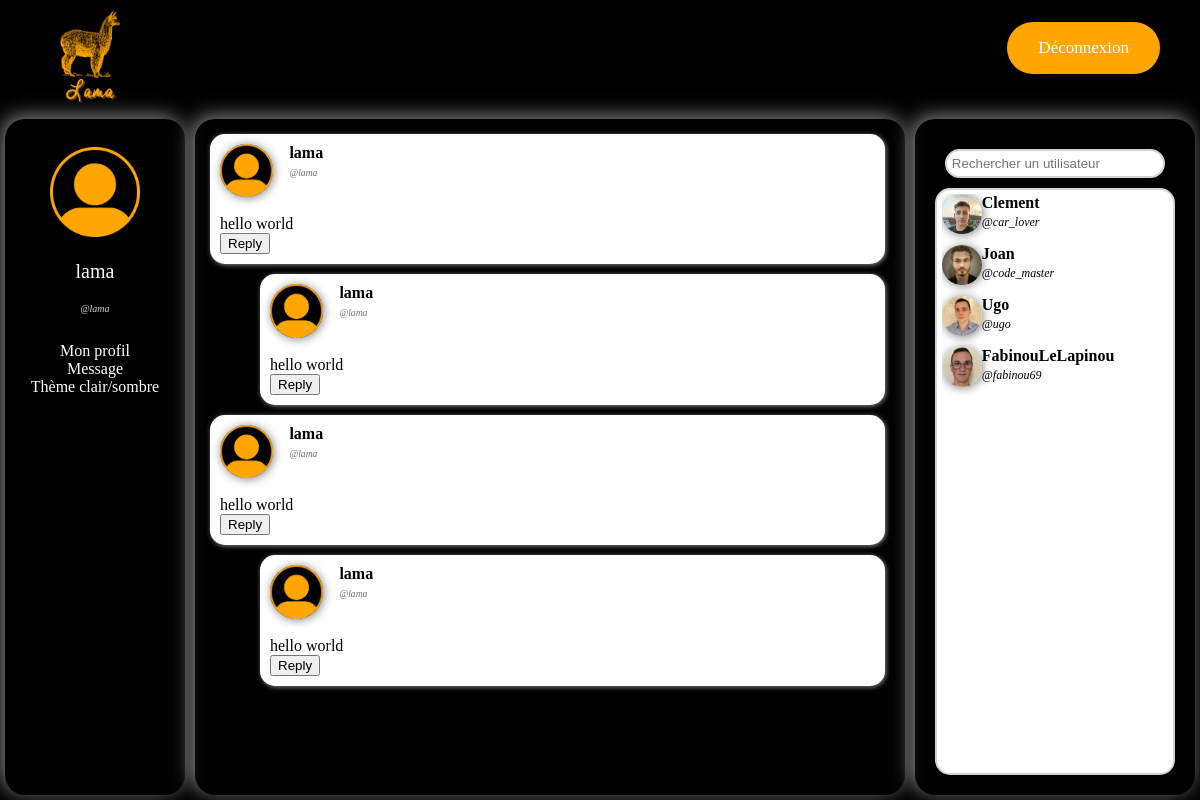
/feed/site.php (signed in), run on an earlier commit of the app's database.
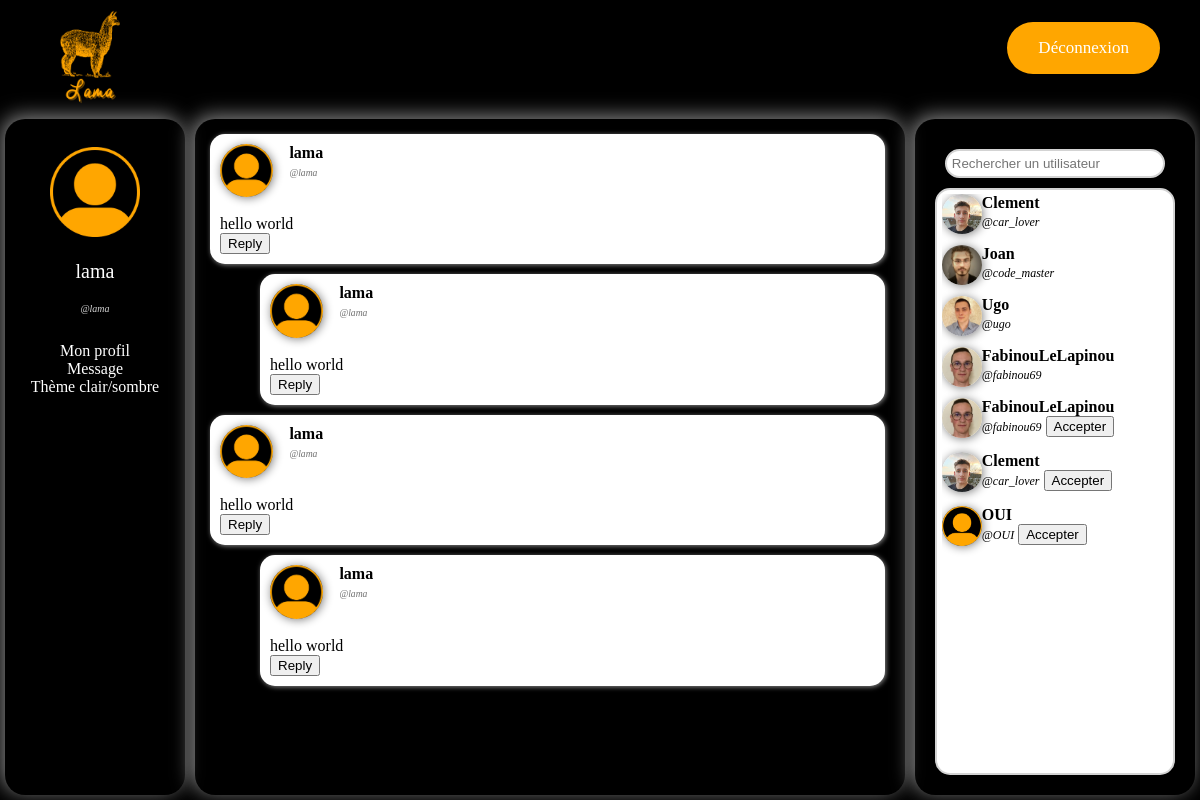
And on a later commit of the database.
### tables this page shows
CREATE TABLE Post (
  id INT PRIMARY KEY NOT NULL AUTO_INCREMENT,
  user_id varchar(50) NOT NULL,
  `date` DATE NOT NULL,
  message varchar(200),
  parent_id INT,
  FOREIGN KEY (user_id) REFERENCES User(user_id)
);

CREATE TABLE `User` (
  user_id varchar(50) PRIMARY KEY NOT NULL,
  name varchar(100) NOT NULL,
  email varchar(100) NOT NULL,
  password varchar(100) NOT NULL
);

CREATE TABLE Friends(
  user_id_1 varchar(50) NOT NULL,
  user_id_2 varchar(50) NOT NULL,
  PRIMARY KEY(user_id_1, user_id_2),
  FOREIGN KEY (user_id_1) REFERENCES User(user_id),
  FOREIGN KEY (user_id_2) REFERENCES User(user_id)
);

CREATE TABLE Request(
  user_id_1 varchar(50) NOT NULL,
  user_id_2 varchar(50) NOT NULL,
  PRIMARY KEY(user_id_1, user_id_2),
  FOREIGN KEY (user_id_1) REFERENCES User(user_id),
  FOREIGN KEY (user_id_2) REFERENCES User(user_id)
);

### feed/site.php (the view, shortened to what this page needs)
<?php
function fetch_comment($result)
{
    global $mysqli;
    while ($row = $result->fetch_assoc()) {
        if(file_exists("'../img/user_profile_pictures/".$row["user_id"].".jpg")){
            $img=$row["user_id"];
        }
        else{
            $img="default";
        }
        printf("
        <div id='%d' class='post_block'>
            <div class='post_block_user_info'>
                <img src='../img/user_profile_pictures/%s.jpg'>
                <b>%s</b>
                <br>
                <i>@%s</i>
            </div>
            <div class='post_block_text'>
                %s
            </div>
            <button class='show_reply' onclick='toggle_reply(event)'>Reply</button>
            <div class='reply' style='display:none'>
                <textarea rows='5' placeholder='Reply...'  maxlength='200'></textarea>
                <button class='send' onclick='send(event)'>Send</button>
            </div>
        </div>",$row["id"],$img,htmlspecialchars($row["name"]),htmlspecialchars($row["user_id"]),htmlspecialchars($row["message"]));
        $comments = $mysqli->execute_query("SELECT Post.user_id,Post.date,Post.message,Post.id,User.name FROM Post NATURAL JOIN User WHERE parent_id = ?",[$row["id"]]);
        echo("<div class='indent'>");
        fetch_comment($comments);
        echo("</div>");
    }
}
?>
<!DOCTYPE html>
<html lang="fr">
<head>
    <link rel="stylesheet" href="style.css">
    <?php
    if(file_exists("../img/user_profile_pictures/".$_SESSION["user_id"].".jpg")){
        $img=$_SESSION["user_id"];
    }
    else{
        $img="default";
    }
    printf("<div style='display:none'>
    <p id='user_id'>%s</p>
    <p id='name'>%s</p>
    <p id='email'>%s</p>
    <p id='img'>%s</p></div>",$_SESSION["user_id"],$_SESSION["name"],$_SESSION["email"],$img);
    ?>
</head>
<body>
    <?php include("../header/header.php"); ?>
    <div id="div_main">
        <div id="div_profile" class="panel">
            <div id="user_info"><br>
                <?php
                    if(file_exists("../img/user_profile_pictures/".$_SESSION["user_id"].".jpg")){
                        $img=$_SESSION["user_id"];
                    }else{
                        $img="default";
                    }
                    printf("
                        <img id='user_pic' src='../img/user_profile_pictures/%s.jpg'>
                        <p id='user_name'>%s</p>
                        <p id='user_id'>@%s</p><br>", $img, $_SESSION["name"], $_SESSION["user_id"]);
                ?>
            </div>
            <div id="profile_links">
                <a href="#">Mon profil</a><br>
                <a href="#">Message</a><br>
                <a href="#" onclick="change_theme();">Thème clair/sombre</a><br>
            </div>
        </div>
        <div id="div_feed" class="panel">
            <div id="postlist">
                <?php
                $mysqli = new mysqli("localhost", "lama", "lama_admin", "lama");
                $result = $mysqli->query("SELECT Post.user_id,Post.date,Post.message,Post.id,User.name FROM Post NATURAL JOIN User WHERE parent_id IS NULL");
                fetch_comment($result);
                ?>
            </div>
        </div>
        <div id="div_friendlist" class="panel">
            <input type="text" id="search_bar" placeholder="Rechercher un utilisateur"></input>
            <div id="friendlist">
                <div id="friends">
                    <?php
                    $result = $mysqli->execute_query("SELECT Friends.user_id_1, User.name, Friends.user_id_2 from Friends INNER JOIN User ON Friends.user_id_2 = User.user_id WHERE Friends.user_id_1 = ?",[$_SESSION["user_id"]]);
                    foreach($result as $row){
                        if(file_exists("../img/user_profile_pictures/".$row["user_id_2"].".jpg")){
                            $img=$row["user_id_2"];
                        }
                        else{
                            $img="default";
                        }
                        printf("<div class='friend_block'>
                        <img src='../img/user_profile_pictures/%s.jpg'>
                        <div>
                            <b>%s</b>
                            <br>
                            <i>@%s</i>
                        </div>
                    </div>", $img, $row["name"], $row["user_id_2"]);
                    }
                    $result = $mysqli->execute_query("SELECT Friends.user_id_1, User.name from Friends INNER JOIN User ON Friends.user_id_1 = User.user_id WHERE Friends.user_id_2 = ?",[$_SESSION["user_id"]]);
                    foreach($result as $row){
                        if(file_exists("../img/user_profile_pictures/".$row["user_id_1"].".jpg")){
                            $img=$row["user_id_1"];
                        }
                        else{
                            $img="default";
                        }
                        printf("<div class='friend_block'>
                        <img src='../img/user_profile_pictures/%s.jpg'>
                        <div>
                            <b>%s</b>
                            <br>
                            <i>@%s</i>
                        </div>
                    </div>", $img, $row["name"], $row["user_id_1"]);
                    }
                    $request = $mysqli->execute_query("SELECT Request.user_id_1, User.name from Request INNER JOIN User ON Request.user_id_1 = User.user_id WHERE Request.user_id_2 = ?",[$_SESSION["user_id"]]);
                    foreach ($request as $res) {
                        if(file_exists("../img/user_profile_pictures/".$res["user_id_1"].".jpg")){
                            $img=$res["user_id_1"];
                        }
                        else{
                            $img="default";
                        }
                        printf("<div class='friend_block'>
                        <img src='../img/user_profile_pictures/%s.jpg'>
                        <div>
                            <b>%s</b>
                            <br>
                            <i>@%s</i>
                            <button onclick='send_friends(event)'>Accepter</button>
                        </div>
                        </div>", $img, $res["name"], $res["user_id_1"]);
                    }
                    $request = $mysqli->execute_query("SELECT Request.user_id_1, User.name, Request.user_id_2 from Request INNER JOIN User ON Request.user_id_2 = User.user_id WHERE Request.user_id_1 = ?",[$_SESSION["user_id"]]);
                    foreach ($request as $res) {
                        if(file_exists("../img/user_profile_pictures/".$res["user_id_2"].".jpg")){
                            $img=$res["user_id_2"];
                        }
                        else{
                            $img="default";
                        }
                        printf("<div class='friend_block'>
                        <img src='../img/user_profile_pictures/%s.jpg'>
                        <div>
                            <b>%s</b>
                            <br>
                            <i>@%s</i>
                            <button onclick='send_friends(event)'>Accepter</button>
                        </div>
                        </div>", $img, $res["name"], $res["user_id_2"]);
                    }
                    ?>
                </div>
            </div>
        </div>
    </div>
</body>
</html>

### header/header.php (shortened to what this page needs)
<link rel="stylesheet" href="/header/header.css">
<header>
    <img id="lama_logo" src="../img/lama_logo.png">
    <?php
        if ($_SESSION["user_id"] != null && isset($_SESSION["user_id"])){
            echo "<a href='/login/deconnexion.php' id='connexion_button'>Déconnexion</a>";
        }else{
            echo "<a href='/login/login.php' id='connexion_button'>Déconnexion</a>";
        }
    ?>
</header>

### feed/style.css (style rules this page uses)
:root { --lama_orange:#ffa600; --police_font:#ffffff; --user_id_font:#d3d3d3; --main_divs_shadow:#b9b9b9bb; --bg_color:#000000; }
html, body { height: 100%; }
body { background-color: var(--bg_color); margin: 0px; display: flex; flex-direction: column; }
#div_main { height: 200px; flex: 2; display: flex; }
.panel { border-radius: 20px; box-shadow: var(--main_divs_shadow) -3px -3px 20px; margin:5px; }
#div_profile { width: 15%; text-align: center; }
#user_pic { width: 50%; height: 50%; margin: auto; margin: 10px; border-radius: 10%; }
#user_name { font-style: bold; font-size: 20px; margin-top: 5%; color: var(--police_font); }
#user_id { font-style: italic; color: var(--user_id_font); font-size: 10px; }
#profile_links>a { color: var(--police_font); text-decoration: none; }
#div_feed { flex: 2; padding: 10px; }
#postlist { height: 100%; overflow-y: scroll; padding: 5px; padding-right: 10px; border-radius: 10px; }
.post_block { background-color: white; box-shadow: var(--main_divs_shadow) 1px 1px 5px; border-radius: 15px; margin-bottom: 10px; padding: 10px; text-align: justify; color:black; }
.post_block_user_info>img { width: 10%; height: 10%; border-radius: 100%; box-shadow: grey 1px 1px 10px; margin-right: 3%; float: left; }
.post_block_user_info { display: inline-block; }
.post_block_user_info>i { font-size: 60%; color: rgb(114, 114, 114); max-height: 100%; }
.post_block_text { white-space: pre-line; width: 100%; word-wrap: anywhere; }
.indent { margin-left: 50px; }
#div_friendlist { width: 20%; display: flex; flex-direction: column; text-align: center; padding: 20px; }
#search_bar { margin: 10px; background-color: #ffffff; border: 2px solid lightgray; border-radius: 15px; padding: 2%; }
#friendlist { flex:2; height: 100px; background-color: #ffffff; border: 2px solid lightgray; border-radius: 15px; padding: 2%; width: auto; text-align: left; }
#friends { overflow-y: scroll; height: 100%; }
.friend_block { margin-bottom: 15px; }
#friendlist img { width: 40px; height: 40px; float: left; border-radius: 100%; box-shadow: grey 1px 1px 10px; }
#friendlist i { font-size: 12px; }
* { scrollbar-width: auto; scrollbar-color: var(--lama_orange) transparent; }

### header/header.css (style rules this page uses)
#lama_logo { margin-left: 40px; margin-top: 10px; width: 100px; height: 100px; }
#connexion_button { background-color: var(--lama_orange); border-radius:28px; cursor:pointer; color:white; font-size:17px; padding:16px 31px; text-decoration:none; margin-top: 1.8%; margin-right: 40px; float: right; }

What changed in the data, as far as the page shows it:
now on one of the page's lists (row unchanged): friends: user_id_2.name "Clement", user_id_2 "car_lover"
now on one of the page's lists (row unchanged): friends: user_id_1.name "FabinouLeLapinou", user_id_1 "fabinou69"
added request: shows a picture, user_id_2.name "OUI", user_id_2 "OUI"
